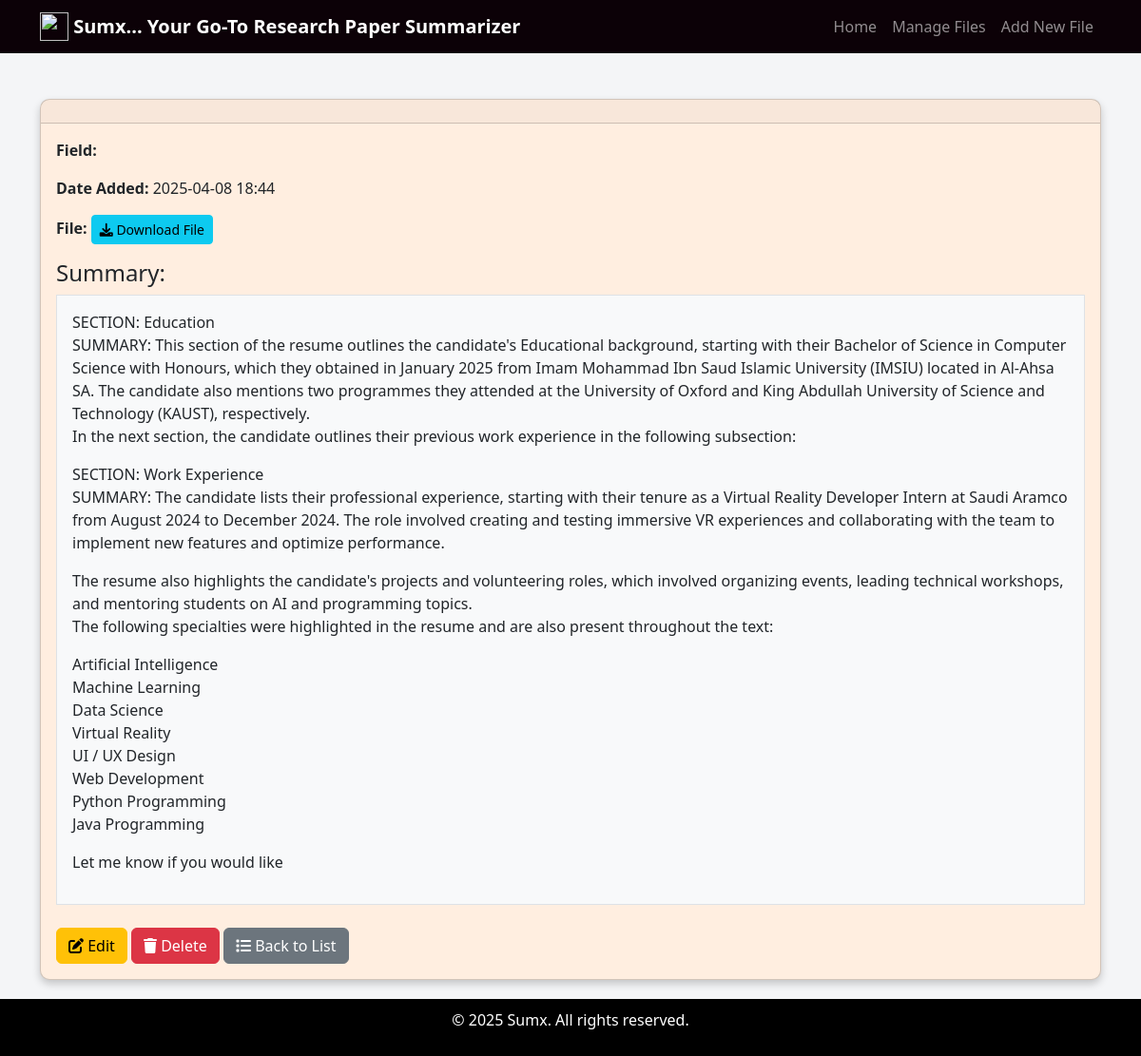
The page /submissions/14/ on the database its author committed.
### summarize/models.py (models this page shows, shortened)
class Submission(models.Model):
    title = models.TextField(max_length=100)
    field = models.CharField(max_length=50)
    paper = models.FileField(upload_to='papers/', null=True, validators=[FileExtensionValidator(['pdf'])])
    summary = models.TextField(max_length=1000, blank=True, editable=False)
    date = models.DateTimeField(default=timezone.now, editable=False)

### summarize/views.py (the view)
# urls.py: path('submissions/<int:pk>/', views.submission_detail, name='submission_detail'),
def submission_detail(request, pk):
    submission = get_object_or_404(Submission, pk=pk)
    return render(request, 'submission_detail.html', {'submission': submission})

### summarize/templates/submission_detail.html (shortened to what this page needs)
{% extends "base.html" %}
{% block content %}
<div class="container mt-4">
    <div class="card">
        <div class="card-header">
        </div>
        <div class="card-body">
            <p><strong>Field:</strong> {{ submission.field }}</p>
            <p><strong>Date Added:</strong> {{ submission.date|date:"Y-m-d H:i" }}</p>
            {% if submission.paper %}
            <p><strong>File:</strong>
                <a href="{{ submission.paper.url }}" target="_blank" class="btn btn-info btn-sm">
                    <i class="fas fa-download"></i> Download File
                </a>
            </p>
            {% endif %}
            <h4 class="mt-3">Summary:</h4>
            <div class="border p-3 mt-2 bg-light">
                {{ submission.summary|linebreaks }}
            </div>
            <div class="mt-4">
                <a href="{% url 'submission_edit' pk=submission.pk %}" class="btn btn-warning">
                    <i class="fas fa-edit"></i> Edit
                </a>
                <a href="{% url 'submission_delete' pk=submission.pk %}" class="btn btn-danger">
                    <i class="fas fa-trash"></i> Delete
                </a>
                <a href="{% url 'submission_list' %}" class="btn btn-secondary">
                    <i class="fas fa-list"></i> Back to List
                </a>
            </div>
        </div>
    </div>
</div>
{% endblock %}

### summarize/templates/base.html (style rules this page uses)
body { background-color: #f4f5f7; display: flex; flex-direction: column; min-height: 100vh; }
.card { background-color: #ffeee0; border-radius: 10px; box-shadow: 0 4px 8px rgba(0, 0, 0, 0.2); margin-bottom: 20px; }

### rows shown on the page
Submission: date "2025-04-08 18:44", summary "SECTION: Education SUMMARY: This section of the resume outlines the candidate's Educational background, starting with their Bachelor of Science in Computer Science with Honours, which they obtained in January 2025 from Imam Mohammad Ibn Saud Islamic University (IMSIU) located in Al-Ahsa SA. The candidate also mentions two programmes they attended at the University of Oxford and King Abdullah University of Science and Technology (KAUST), respectively. In the next section, the candidate outlines their previous work experience in the following subsection: SECTION: Work Experience SUMMARY: The candidate lists their professional experience, starting with their tenure as a Virtual Reality…"
